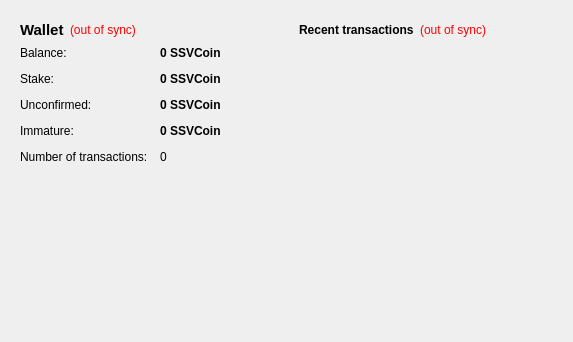
<?xml version="1.0" encoding="UTF-8"?>
<ui version="4.0">
 <class>OverviewPage</class>
 <widget class="QWidget" name="OverviewPage">
  <property name="geometry">
   <rect>
    <x>0</x>
    <y>0</y>
    <width>573</width>
    <height>342</height>
   </rect>
  </property>
  <property name="windowTitle">
   <string>Form</string>
  </property>
  <property name="styleSheet">
   <string notr="true">#OverviewPage {  }</string>
  </property>
  <layout class="QHBoxLayout" name="horizontalLayout" stretch="1,1">
   <item>
    <layout class="QVBoxLayout" name="verticalLayout_2">
     <item>
      <widget class="QFrame" name="frame">
       <property name="styleSheet">
        <string notr="true"/>
       </property>
       <layout class="QVBoxLayout" name="verticalLayout_4">
        <item>
         <layout class="QHBoxLayout" name="horizontalLayout_4">
          <item>
           <widget class="QLabel" name="label_5">
            <property name="font">
             <font>
              <pointsize>11</pointsize>
              <weight>75</weight>
              <bold>true</bold>
             </font>
            </property>
            <property name="styleSheet">
             <string notr="true"></string>
            </property>
            <property name="text">
             <string>Wallet</string>
            </property>
           </widget>
          </item>
          <item>
           <widget class="QLabel" name="labelWalletStatus">
            <property name="toolTip">
             <string>The displayed information may be out of date. Your wallet automatically synchronizes with the SSVCoin network after a connection is established, but this process has not completed yet.</string>
            </property>
            <property name="styleSheet">
             <string notr="true">QLabel { color: red; }</string>
            </property>
            <property name="text">
             <string notr="true">(out of sync)</string>
            </property>
            <property name="alignment">
             <set>Qt::AlignLeading|Qt::AlignLeft|Qt::AlignVCenter</set>
            </property>
           </widget>
          </item>
          <item>
           <spacer name="horizontalSpacer_2">
            <property name="orientation">
             <enum>Qt::Horizontal</enum>
            </property>
            <property name="sizeHint" stdset="0">
             <size>
              <width>40</width>
              <height>20</height>
             </size>
            </property>
           </spacer>
          </item>
         </layout>
        </item>
        <item>
         <layout class="QFormLayout" name="formLayout_2">
          <property name="fieldGrowthPolicy">
           <enum>QFormLayout::AllNonFixedFieldsGrow</enum>
          </property>
          <property name="horizontalSpacing">
           <number>12</number>
          </property>
          <property name="verticalSpacing">
           <number>12</number>
          </property>
          <item row="0" column="0">
           <widget class="QLabel" name="label">
            <property name="styleSheet">
             <string notr="true"></string>
            </property>
            <property name="text">
             <string>Balance:</string>
            </property>
           </widget>
          </item>
          <item row="0" column="1">
           <widget class="QLabel" name="labelBalance">
            <property name="font">
             <font>
              <weight>75</weight>
              <bold>true</bold>
             </font>
            </property>
            <property name="cursor">
             <cursorShape>IBeamCursor</cursorShape>
            </property>
            <property name="toolTip">
             <string>Your current balance</string>
            </property>
            <property name="styleSheet">
             <string notr="true"></string>
            </property>
            <property name="text">
             <string notr="true">0 SSVCoin</string>
            </property>
            <property name="textInteractionFlags">
             <set>Qt::LinksAccessibleByMouse|Qt::TextSelectableByKeyboard|Qt::TextSelectableByMouse</set>
            </property>
           </widget>
          </item>
          <item row="1" column="0">
           <widget class="QLabel" name="label_6">
            <property name="styleSheet">
             <string notr="true"></string>
            </property>
            <property name="text">
             <string>Stake:</string>
            </property>
           </widget>
          </item>
          <item row="1" column="1">
           <widget class="QLabel" name="labelStake">
            <property name="font">
             <font>
              <weight>75</weight>
              <bold>true</bold>
             </font>
            </property>
            <property name="cursor">
             <cursorShape>IBeamCursor</cursorShape>
            </property>
            <property name="toolTip">
             <string>Total of coins that was staked, and do not yet count toward the current balance</string>
            </property>
            <property name="styleSheet">
             <string notr="true"></string>
            </property>
            <property name="text">
             <string notr="true">0 SSVCoin</string>
            </property>
            <property name="textInteractionFlags">
             <set>Qt::LinksAccessibleByMouse|Qt::TextSelectableByKeyboard|Qt::TextSelectableByMouse</set>
            </property>
           </widget>
          </item>
          <item row="2" column="0">
           <widget class="QLabel" name="label_3">
            <property name="styleSheet">
             <string notr="true"></string>
            </property>
            <property name="text">
             <string>Unconfirmed:</string>
            </property>
           </widget>
          </item>
          <item row="2" column="1">
           <widget class="QLabel" name="labelUnconfirmed">
            <property name="font">
             <font>
              <weight>75</weight>
              <bold>true</bold>
             </font>
            </property>
            <property name="cursor">
             <cursorShape>IBeamCursor</cursorShape>
            </property>
            <property name="toolTip">
             <string>Total of transactions that have yet to be confirmed, and do not yet count toward the current balance</string>
            </property>
            <property name="styleSheet">
             <string notr="true"></string>
            </property>
            <property name="text">
             <string notr="true">0 SSVCoin</string>
            </property>
            <property name="textInteractionFlags">
             <set>Qt::LinksAccessibleByMouse|Qt::TextSelectableByKeyboard|Qt::TextSelectableByMouse</set>
            </property>
           </widget>
          </item>
          <item row="3" column="0">
           <widget class="QLabel" name="labelImmatureText">
            <property name="styleSheet">
             <string notr="true"></string>
            </property>
            <property name="text">
             <string>Immature:</string>
            </property>
           </widget>
          </item>
          <item row="3" column="1">
           <widget class="QLabel" name="labelImmature">
            <property name="font">
             <font>
              <weight>75</weight>
              <bold>true</bold>
             </font>
            </property>
            <property name="toolTip">
             <string>Mined balance that has not yet matured</string>
            </property>
            <property name="styleSheet">
             <string notr="true"></string>
            </property>
            <property name="text">
             <string notr="true">0 SSVCoin</string>
            </property>
            <property name="textInteractionFlags">
             <set>Qt::LinksAccessibleByMouse|Qt::TextSelectableByKeyboard|Qt::TextSelectableByMouse</set>
            </property>
           </widget>
          </item>
          <item row="4" column="0">
           <widget class="QLabel" name="label_2">
            <property name="styleSheet">
             <string notr="true"></string>
            </property>
            <property name="text">
             <string>Number of transactions:</string>
            </property>
           </widget>
          </item>
          <item row="4" column="1">
           <widget class="QLabel" name="labelNumTransactions">
            <property name="toolTip">
             <string>Total number of transactions in wallet</string>
            </property>
            <property name="styleSheet">
             <string notr="true"></string>
            </property>
            <property name="text">
             <string notr="true">0</string>
            </property>
           </widget>
          </item>
         </layout>
        </item>
       </layout>
      </widget>
     </item>
     <item>
      <spacer name="verticalSpacer">
       <property name="orientation">
        <enum>Qt::Vertical</enum>
       </property>
       <property name="sizeHint" stdset="0">
        <size>
         <width>20</width>
         <height>40</height>
        </size>
       </property>
      </spacer>
     </item>
     <item>
      <widget class="QLabel" name="label_6">
       <property name="text">
        <string/>
       </property>
       <property name="pixmap">
        <pixmap resource="../bitcoin.qrc">:/images/backg</pixmap>
       </property>
       <property name="scaledContents">
        <bool>false</bool>
       </property>
       <property name="alignment">
        <set>Qt::AlignCenter</set>
       </property>
       <property name="margin">
        <number>-2</number>
       </property>
      </widget>
     </item>
    </layout>
   </item>
   <item>
    <layout class="QVBoxLayout" name="verticalLayout_3">
     <item>
      <widget class="QFrame" name="frame_2">
       <property name="styleSheet">
        <string notr="true"/>
       </property>
       <layout class="QVBoxLayout" name="verticalLayout">
        <item>
         <layout class="QHBoxLayout" name="horizontalLayout_2">
          <item>
           <widget class="QLabel" name="label_4">
            <property name="styleSheet">
             <string notr="true"></string>
            </property>
            <property name="text">
             <string>&lt;b&gt;Recent transactions&lt;/b&gt;</string>
            </property>
           </widget>
          </item>
          <item>
           <widget class="QLabel" name="labelTransactionsStatus">
            <property name="toolTip">
             <string>The displayed information may be out of date. Your wallet automatically synchronizes with the SSVCoin network after a connection is established, but this process has not completed yet.</string>
            </property>
            <property name="styleSheet">
             <string notr="true">QLabel { color: red; }</string>
            </property>
            <property name="text">
             <string notr="true">(out of sync)</string>
            </property>
            <property name="alignment">
             <set>Qt::AlignRight|Qt::AlignTrailing|Qt::AlignVCenter</set>
            </property>
           </widget>
          </item>
          <item>
           <spacer name="horizontalSpacer">
            <property name="orientation">
             <enum>Qt::Horizontal</enum>
            </property>
            <property name="sizeHint" stdset="0">
             <size>
              <width>40</width>
              <height>20</height>
             </size>
            </property>
           </spacer>
          </item>
         </layout>
        </item>
        <item>
         <widget class="QListView" name="listTransactions">
          <property name="styleSheet">
           <string notr="true">QListView { background: transparent; }</string>
          </property>
          <property name="frameShape">
           <enum>QFrame::NoFrame</enum>
          </property>
          <property name="verticalScrollBarPolicy">
           <enum>Qt::ScrollBarAlwaysOff</enum>
          </property>
          <property name="horizontalScrollBarPolicy">
           <enum>Qt::ScrollBarAlwaysOff</enum>
          </property>
          <property name="selectionMode">
           <enum>QAbstractItemView::NoSelection</enum>
          </property>
         </widget>
        </item>
       </layout>
      </widget>
     </item>
     <item>
      <spacer name="verticalSpacer_2">
       <property name="orientation">
        <enum>Qt::Vertical</enum>
       </property>
       <property name="sizeHint" stdset="0">
        <size>
         <width>20</width>
         <height>40</height>
        </size>
       </property>
      </spacer>
     </item>
    </layout>
   </item>
  </layout>
 </widget>
 <resources>
  <include location="../bitcoin.qrc"/>
 </resources>
 <connections/>
</ui>
